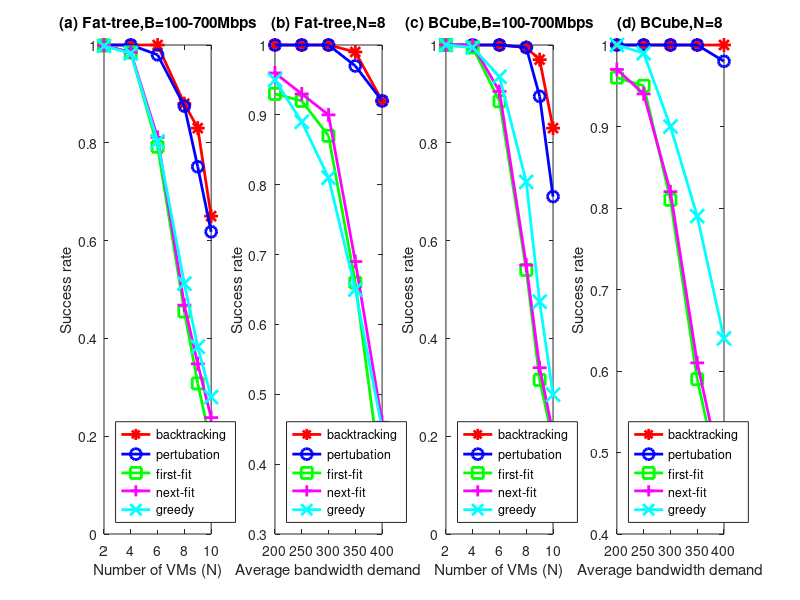
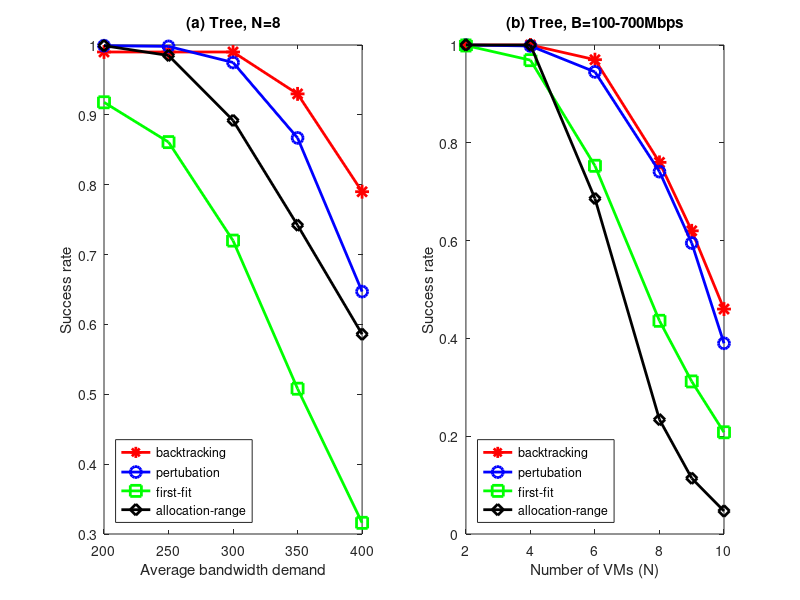

These charts were generated, in order, by the following MATLAB code:
clear all;
close all;


%Fat-tree
N=[2,4,6,8,9,10];
suc_bktrack=[1 1 1 0.88 0.83 0.65 ];   %success_rate backtracking
suc_pert=[ 1 1 0.98 0.875 0.751 0.618];   %success_rate pertuabtion 
suc_first=[ 0.999 0.985 0.792 0.455 0.308 0.182 ];   %success_rate fisrt fit
suc_next=[  0.999 0.985 0.811 0.468 0.348 0.238  ];   %success_rate fisrt fit
suc_best=[ 0.998 0.983 0.803 0.512 0.383 0.28 ];   %success_rate fisrt fit 
figure;
subplot(1,4,1);
h1=plot(N,suc_bktrack,N,suc_pert,N,suc_first,N,suc_next,N,suc_best);
title('(a) Fat-tree,B=100-700Mbps');

xlabel('Number of VMs (N)');
ylabel('Success rate');
legend(h1,'backtracking','pertubation','first-fit','next-fit','greedy','Location','SouthWest');
set(gca,'XLim',[2,10]);
set(h1,{'Color'},{'r';'b';'g';'m';'c'});
set(h1,{'Marker'},{'*';'O';'s';'+';'x'},{'MarkerSize'},{10;8;8;10;10});
set(h1,'LineWidth',2);
%set(h1,'LineWidth',1.5,{'LineStyle'},{'-';'-';'-';}) 
%Fat-tree
N=8;
B=[200 250 300 350 400] ;
suc_bktrack=[ 1 1 1 0.99 0.92  ];   %success_rate backtracking
suc_pert=[ 1 1 1 0.97 0.92   ];   %success_rate pertuabtion
suc_first=[ 0.93 0.92 0.87 0.66 0.37  ];   %success_rate fisrt fit
suc_next=[ 0.96 0.93 0.9 0.69 0.46  ];   %success_rate fisrt fit
suc_best=[  0.95 0.89 0.81 0.65 0.45  ];   %success_rate fisrt fit 
%figure;
subplot(1,4,2);
h1=plot(B,suc_bktrack,B,suc_pert,B,suc_first,B,suc_next,B,suc_best);
title('(b) Fat-tree,N=8');

xlabel('Average bandwidth demand');
ylabel('Success rate');
legend(h1,'backtracking','pertubation','first-fit','next-fit','greedy','Location','SouthWest');
set(gca,'XLim',[200,400]);
set(h1,{'Color'},{'r';'b';'g';'m';'c'});
set(h1,{'Marker'},{'*';'O';'s';'+';'x'},{'MarkerSize'},{10;8;8;10;10});
set(h1,'LineWidth',2);
%set(h1,'LineWidth',1.5,{'LineStyle'},{'-';'-';'-';}) 

%Bcube
N=[2,4,6,8,9,10];
suc_bktrack=[  1 1 1 0.995 0.97 0.83  ];   %success_rate backtracking
suc_pert=[1 1 1 0.995 0.895 0.69 ];   %success_rate pertuabtion
suc_first=[ 1 0.995 0.885 0.54 0.315 0.19 ];   %success_rate fisrt fit
suc_next=[1 1 0.905 0.55 0.34 0.205 ];   %success_rate fisrt fit
suc_best=[ 1 0.995 0.935 0.72 0.475 0.285 ];   %success_rate fisrt fit 
%figure;
subplot(1,4,3);
h1=plot(N,suc_bktrack,N,suc_pert,N,suc_first,N,suc_next,N,suc_best);
title('(c) BCube,B=100-700Mbps');

xlabel('Number of VMs (N)');
ylabel('Success rate');
legend(h1,'backtracking','pertubation','first-fit','next-fit','greedy','Location','SouthWest');
set(gca,'XLim',[2,10]);
set(h1,{'Color'},{'r';'b';'g';'m';'c'});
set(h1,{'Marker'},{'*';'O';'s';'+';'x'},{'MarkerSize'},{10;8;8;10;10});
set(h1,'LineWidth',2);
%set(h1,'LineWidth',1.5,{'LineStyle'},{'-';'-';'-';}) 
%Bcube
N=8;
B=[200 250 300 350 400] ;
suc_bktrack=[  1 1 1 1 1 ];   %success_rate backtracking
suc_pert=[ 1 1 1 1 0.98  ];   %success_rate pertuabtion
suc_first=[ 0.96 0.95 0.81 0.59 0.44 ];   %success_rate fisrt fit
suc_next=[0.97 0.94 0.82 0.61 0.46 ];   %success_rate fisrt fit
suc_best=[ 1 0.99 0.9 0.79 0.64 ];   %success_rate fisrt fit 
%figure;
subplot(1,4,4);
h1=plot(B,suc_bktrack,B,suc_pert,B,suc_first,B,suc_next,B,suc_best);
title('(d) BCube,N=8');

xlabel('Average bandwidth demand');
ylabel('Success rate');
legend(h1,'backtracking','pertubation','first-fit','next-fit','greedy','Location','SouthWest');
set(gca,'XLim',[200,400]);
set(h1,{'Color'},{'r';'b';'g';'m';'c'});
set(h1,{'Marker'},{'*';'O';'s';'+';'x'},{'MarkerSize'},{10;8;8;10;10});
set(h1,'LineWidth',2);
%set(h1,'LineWidth',1.5,{'LineStyle'},{'-';'-';'-';}) 
%Tree
N=[2,4,6,8,9,10];
suc_bktrack=[  1 1 0.985 0.924 0.851 0.73 ];   %success_rate backtracking
suc_pert=[ 1 0.999 0.983 0.902 0.803 0.697  ];   %success_rate pertuabtion
suc_first=[  1 0.992 0.868 0.654 0.467 0.36 ];   %success_rate fisrt fit
suc_ar=[  1 1 0.882 0.526 0.278 0.164 ];   %success_rate allocation range


%Tree
N=[2,4,6,8,9,10];
suc_bktrack=[ 1 1 0.97 0.76 0.62 0.46  ];   %success_rate backtracking
suc_pert=[ 1 0.998 0.945 0.741 0.595 0.39  ];   %success_rate pertuabtion
suc_first=[  0.999 0.969 0.753 0.436 0.312 0.208 ];   %success_rate fisrt fit
suc_ar=[  1 1 0.686 0.234 0.114 0.047 ];   %success_rate allocation range
%20servers and 1Gbps
figure;
subplot(1,2,2);
h1=plot(N,suc_bktrack,N,suc_pert,N,suc_first,N,suc_ar);
title('(b) Tree, B=100-700Mbps');

xlabel('Number of VMs (N)');
ylabel('Success rate');
legend(h1,'backtracking','pertubation','first-fit','allocation-range','Location','SouthWest');
set(gca,'XLim',[2,10]);
set(h1,{'Color'},{'r';'b';'g';'k'});
set(h1,{'Marker'},{'*';'O';'s';'d'},{'MarkerSize'},{10;8;8;8});
set(h1,'LineWidth',2);

%Tree

B=[200 250 300 350 400] ;
suc_bktrack=[ 0.99 0.99 0.99 0.93 0.79  ];   %success_rate backtracking
suc_pert=[ 0.999 0.998 0.975 0.867 0.647 ];   %success_rate pertuabtion
suc_first=[ 0.918 0.861 0.72 0.508 0.316  ];   %success_rate fisrt fit
suc_ar=[ 0.999 0.985 0.892 0.742 0.586  ];   %success_rate allocation range
%20servers and 1Gbps
%figure;
subplot(1,2,1);
h1=plot(B,suc_bktrack,B,suc_pert,B,suc_first,B,suc_ar);
title('(a) Tree, N=8');

xlabel('Average bandwidth demand');
ylabel('Success rate');
legend(h1,'backtracking','pertubation','first-fit','allocation-range','Location','SouthWest');
set(gca,'XLim',[200,400]);
set(h1,{'Color'},{'r';'b';'g';'k'});
set(h1,{'Marker'},{'*';'O';'s';'d'},{'MarkerSize'},{10;8;8;8});
set(h1,'LineWidth',2);

